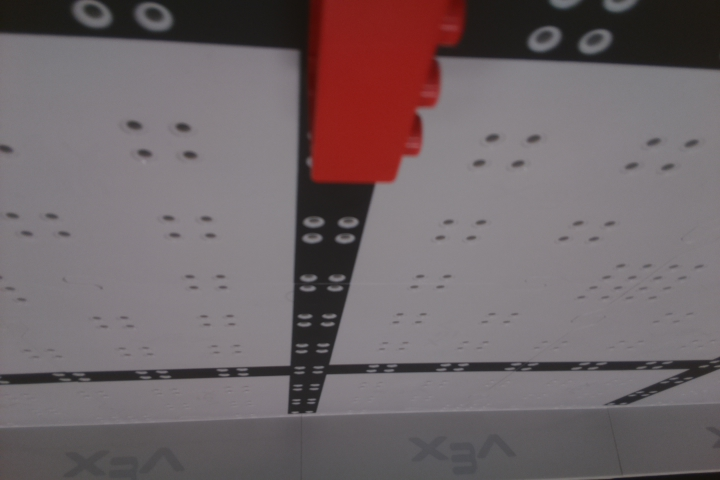
#> input picture ROBOT_CODE/python/pic1.jpg, 720 x 480 px
$ python -i detectColor.py   (imports and definitions only)
#> lines starting #> are read from the running program, lines starting #| are printed output that depends on the picture; after the words box and inside, x2 and y2 are one past the last pixel; in counts of white or black regions, pixels touching at a corner belong together
import numpy as np
import cv2
from color import Color

lower_blue = np.array([50, 0, 0])   #50,0,0
upper_blue = np.array([255, 50, 50])

lower_yellow = np.array([0,41,100]) #100,41,0
upper_yellow = np.array([46,242,255])#255,242,46

lower_red = np.array([0,0,60])#100,100,0
upper_red = np.array([20,50,255])#255,255,20

lower_green = np.array([0,50,0])
upper_green = np.array([50,255,50])

def findRed(img):
    mask = cv2.inRange(img, lower_red, upper_red)
    count = cv2.countNonZero(mask)
    print("No of red pixels---->",count)
    return count

def findYellow(img):
    mask = cv2.inRange(img, lower_yellow, upper_yellow)
    count = cv2.countNonZero(mask)
    print("No of yellow pixels---->",count)
    return count

def findBlue(img):
    mask = cv2.inRange(img, lower_blue, upper_blue)
    count = cv2.countNonZero(mask)
    print("No of blue pixels---->",count)
    return count

def findGreen(img):
    mask = cv2.inRange(img, lower_green, upper_green)
    count = cv2.countNonZero(mask)
    print("No of green pixels---->",count)
    return count


def findColor(img):
    #img = cv2.imread(file)
    #img = cv2.cvtColor(img, cv2.COLOR_BGR2HSV)
    r = findRed(img)
    g = findGreen(img)
    b = findBlue(img)
    y = findYellow(img)
    arr = [r,g,b,y]
    '''
    max = arr[0]
    pos = 0
    for i in range(1,4):
        if arr[i] > max:
            max = arr[i]
            pos = i
    '''
    maxi = max(arr)
    pos = arr.index(maxi)
    colors = [Color.RED,Color.GREEN, Color.BLUE, Color.YELLOW]
    print("COLOR DETECTED - ", pos, colors[pos])
    return colors[pos]
    #return pos

#findColor("blue.jpg")

>>> import cv2
>>> picture = cv2.imread('pic1.jpg')
#> picture is the input picture: shape (480, 720, 3); mean B, G, R 104.6, 101.6, 112.6
>>> result = findColor(picture)
#> in findRed, `mask = cv2.inRange(img, lower_red, upper_red)`:
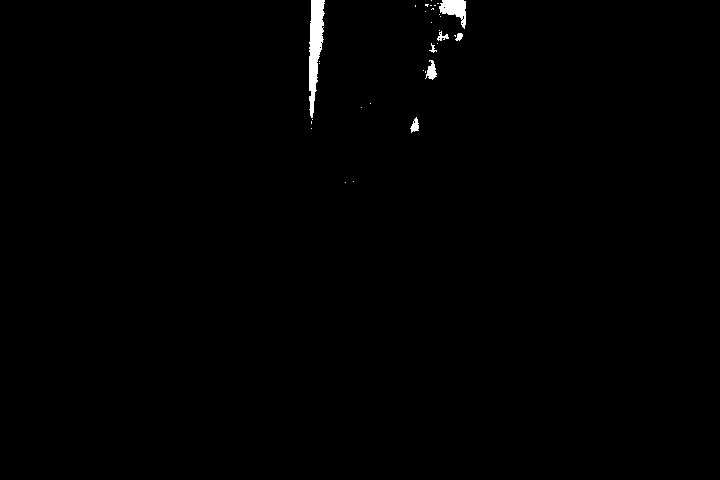
#> mask: shape (480, 720); 0.56% white; 32 white regions (25 under 20 px), largest, box (x1, y1, x2, y2) and area: (309, 0, 325, 118) 1117, (439, 0, 466, 29) 430, (425, 60, 437, 80) 132
#> in findRed, `count = cv2.countNonZero(mask)`: count = 1931
#| No of red pixels----> 1931
#> in findGreen, `mask = cv2.inRange(img, lower_green, upper_green)`:
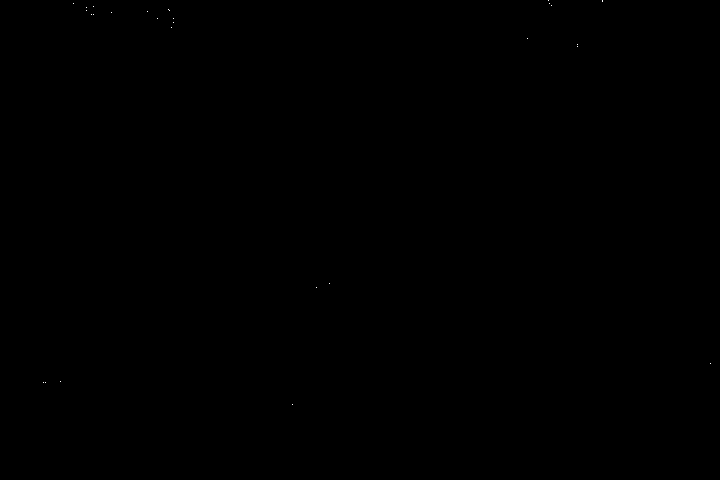
#> mask: shape (480, 720); 0.01% white in thin lines or dots, all inside (x1, y1, x2, y2) = (43, 0, 711, 405)
#> in findGreen, `count = cv2.countNonZero(mask)`: count = 29
#| No of green pixels----> 29
#> in findBlue, `mask = cv2.inRange(img, lower_blue, upper_blue)`:
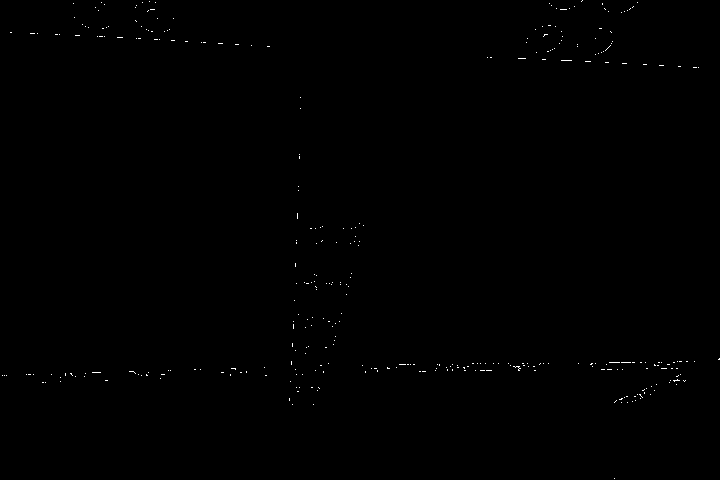
#> mask: shape (480, 720); 0.19% white in thin lines or dots
#> in findBlue, `count = cv2.countNonZero(mask)`: count = 665
#| No of blue pixels----> 665
#> in findYellow, `mask = cv2.inRange(img, lower_yellow, upper_yellow)`:
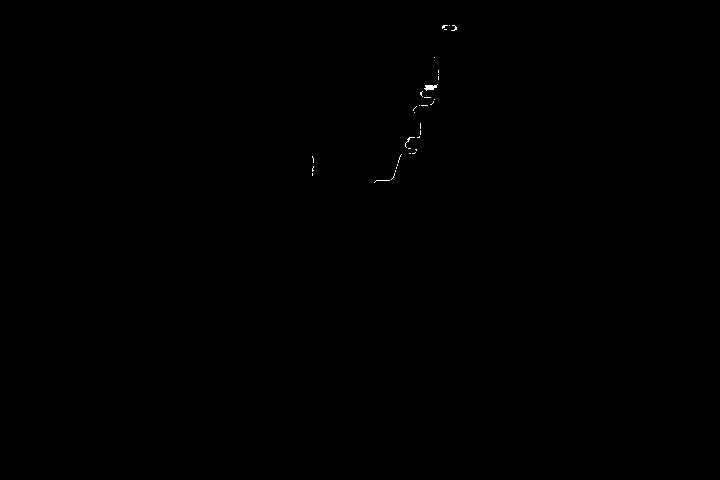
#> mask: shape (480, 720); 0.07% white in thin lines or dots, all inside (x1, y1, x2, y2) = (312, 25, 457, 183)
#> in findYellow, `count = cv2.countNonZero(mask)`: count = 233
#| No of yellow pixels----> 233
#> in findColor, `arr = [r,g,b,y]`: arr = [1931, 29, 665, 233]
#> in findColor, `maxi = max(arr)`: maxi = 1931
#> in findColor, `pos = arr.index(maxi)`: pos = 0
#| COLOR DETECTED -  0 1
#> result = 1

$ run again, on ROBOT_CODE/python/test_image.jpg
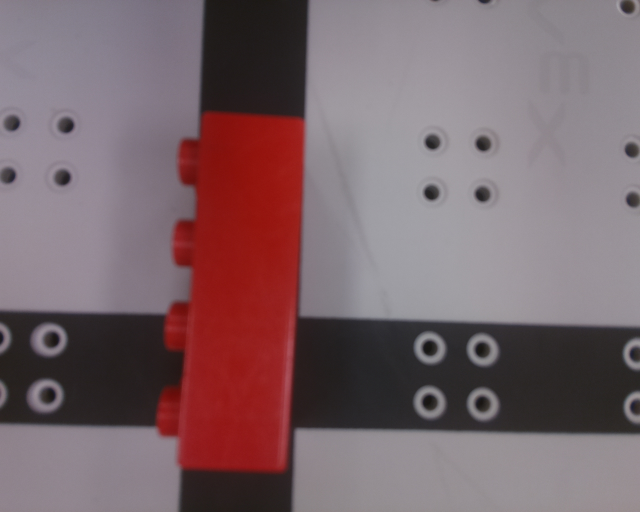
#> input picture ROBOT_CODE/python/test_image.jpg, 1280 x 1024 px (shown at 1/2 size)
#> picture is the input picture: shape (1024, 1280, 3); mean B, G, R 107, 101.8, 122.9
#> in findRed, `mask = cv2.inRange(img, lower_red, upper_red)`:
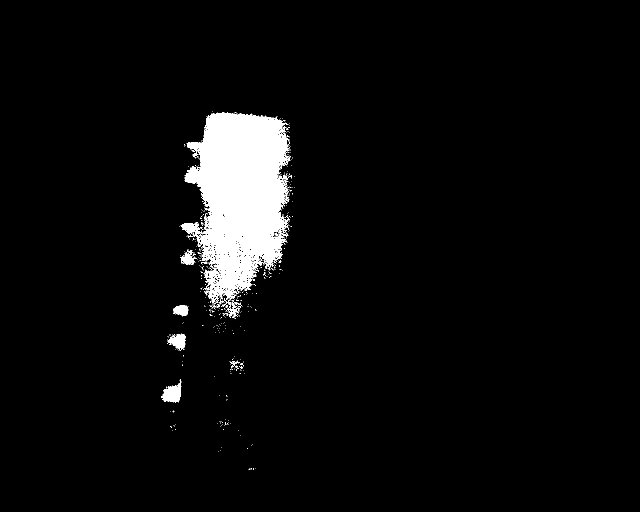
#> mask: shape (1024, 1280) (shown at 1/2 size); 4.4% white; 487 white regions (475 under 20 px), largest, box (x1, y1, x2, y2) and area: (361, 224, 581, 616) 53022, (322, 758, 363, 806) 1043, (334, 668, 372, 702) 683
#> in findRed, `count = cv2.countNonZero(mask)`: count = 57265
#| No of red pixels----> 57265
#> in findGreen, `count = cv2.countNonZero(mask)`: count = 18
#| No of green pixels----> 18
#> in findBlue, `count = cv2.countNonZero(mask)`: count = 4959
#| No of blue pixels----> 4959
#> in findYellow, `mask = cv2.inRange(img, lower_yellow, upper_yellow)`:
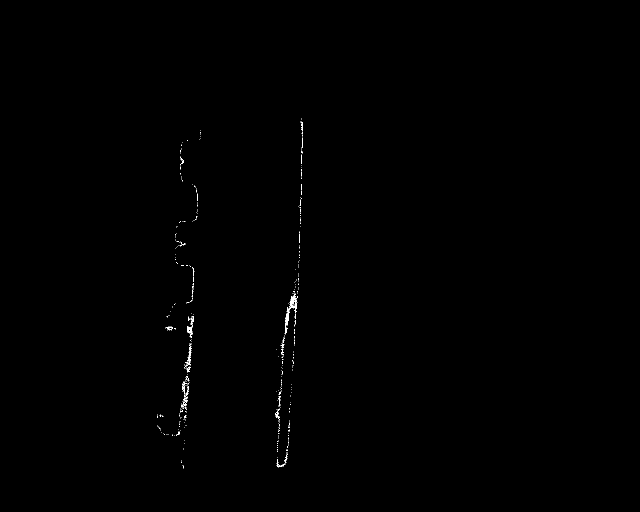
#> mask: shape (1024, 1280) (shown at 1/2 size); 0.19% white in thin lines or dots, all inside (x1, y1, x2, y2) = (314, 237, 606, 937)
#> in findYellow, `count = cv2.countNonZero(mask)`: count = 2469
#| No of yellow pixels----> 2469
#> arr = [57265, 18, 4959, 2469]
#> maxi = 57265
#> pos = 0
#| COLOR DETECTED -  0 1
#> result = 1

$ run again, on ROBOT_CODE/python/test_pic.jpg
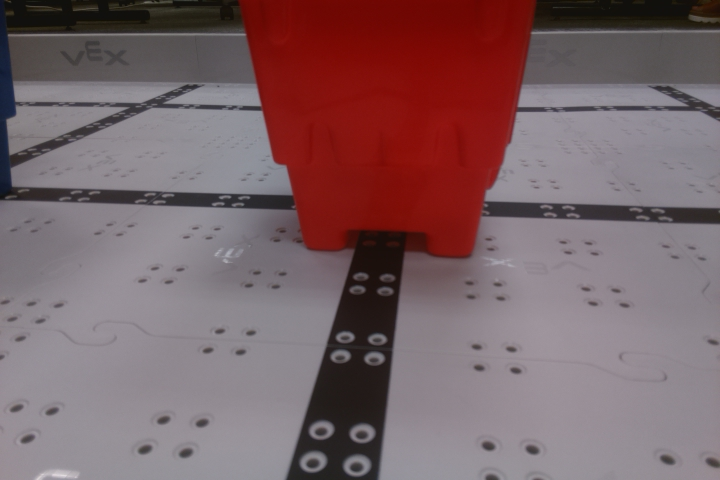
#> input picture ROBOT_CODE/python/test_pic.jpg, 720 x 480 px
#> picture is the input picture: shape (480, 720, 3); mean B, G, R 103.2, 99.2, 123.5
#> in findRed, `mask = cv2.inRange(img, lower_red, upper_red)`:
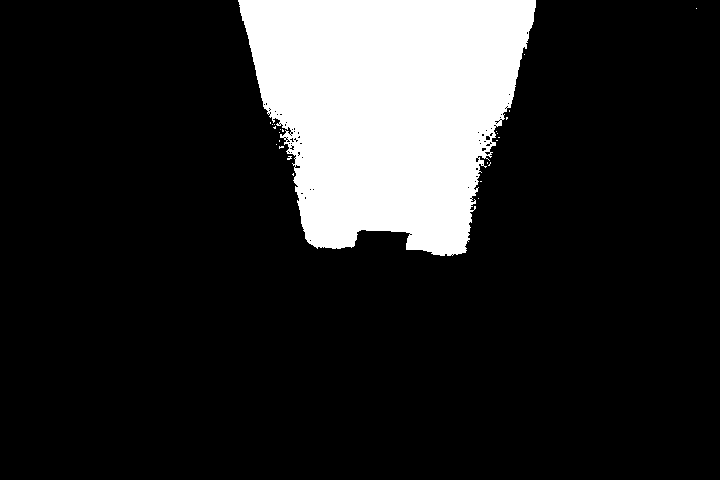
#> mask: shape (480, 720); 16% white; 25 white regions (24 under 20 px), largest, box (x1, y1, x2, y2) and area: (238, 0, 536, 256) 55161
#> in findRed, `count = cv2.countNonZero(mask)`: count = 55233
#| No of red pixels----> 55233
#> in findGreen, `count = cv2.countNonZero(mask)`: count = 8
#| No of green pixels----> 8
#> in findBlue, `mask = cv2.inRange(img, lower_blue, upper_blue)`:
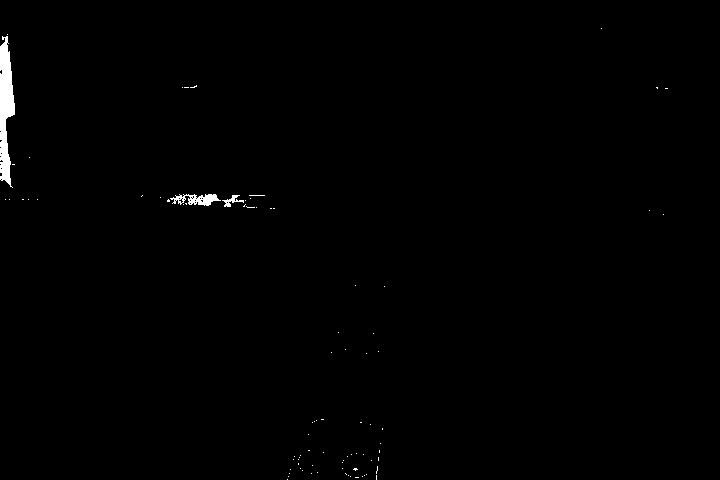
#> mask: shape (480, 720); 0.59% white; 86 white regions (83 under 20 px), largest, box (x1, y1, x2, y2) and area: (0, 36, 15, 188) 1430, (170, 194, 221, 206) 331, (222, 195, 244, 207) 99
#> in findBlue, `count = cv2.countNonZero(mask)`: count = 2033
#| No of blue pixels----> 2033
#> in findYellow, `count = cv2.countNonZero(mask)`: count = 145
#| No of yellow pixels----> 145
#> arr = [55233, 8, 2033, 145]
#> maxi = 55233
#> pos = 0
#| COLOR DETECTED -  0 1
#> result = 1
